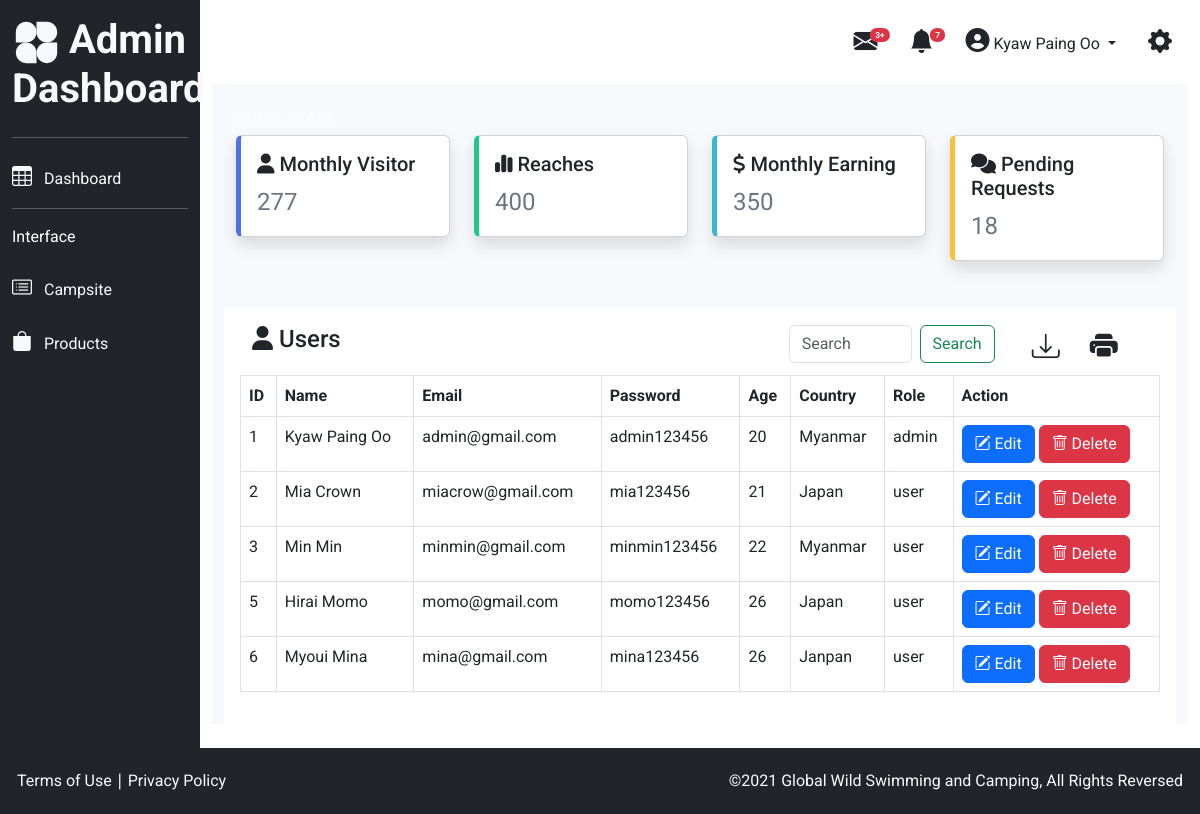
Screenshot of /admin_panel/dashboard.php (signed in) with the database file from the repository.
### tables this page shows
CREATE TABLE `user` (
  `id` int NOT NULL,
  `name` varchar(255) NOT NULL,
  `email` varchar(255) NOT NULL,
  `pass` varchar(255) NOT NULL,
  `age` int NOT NULL,
  `country` varchar(255) NOT NULL,
  `role` varchar(255) NOT NULL,
  `type` int NOT NULL DEFAULT '1'
);

### admin_panel/dashboard.php (the view, shortened to what this page needs)
<?php
    require_once('header.php');
    require_once('../db/dbconfig.php');
    $user = $pdo_conn->prepare("SELECT * FROM user ORDER BY  user.id ASC ");
    $user->execute();
    $user_result = $user->fetchAll();
?>
    <div class="container-fluid dashboard-bg f-400">
    <div class="container">
    <div class="row flex-column flex-lg-row py-4">
            <h2 class="h6 text text-white-50">QUICK STATS</h2>
            <div class="col-md-3">
                <div class="card border-left-primary shadow">
                    <div class="card-body">
                    <h3 class="card-tittle h5"><i class="fa-solid fa-user"></i> Monthly Visitor</h3>
                <span class="text-secondary fs-4">
                </span>
                </div>
                </div>
            </div>
          <div class="col-md-3">
            <div class="card border-left-success shadow">
                <div class="card-body">
                <h3 class="card-tittle h5"><i class="fa-solid fa-chart-simple"></i> Reaches</h3>
                <span class="text-secondary fs-4">
                   400
                </span>
            </div>
            </div>
        </div>
        <div class="col-md-3">
            <div class="card border-left-info shadow">
                <div class="card-body">
                <h3 class="card-tittle h5"><i class="fa-solid fa-dollar-sign"></i> Monthly Earning</h3>
                <span class="text-secondary fs-4">
                    350
                </span>
            </div>
            </div>
        </div>
        <div class="col-md-3">
            <div class="card border-left-warning shadow">
                <div class="card-body">
                <h3 class="card-tittle h5"><i class="fa-solid fa-comments"></i> Pending Requests</h3>
                <span class="text-secondary fs-4">
                    18
                </span>
            </div>
            </div>
        </div>
        </div>
    </div>
    <div class="container my-4">
            <div class="row bg-white p-3">
                <div class="col-md-7">
                <h4><i class="fa-solid fa-user"></i> Users</h4>
                </div>
                <div class="col-md-3">
                <form class="d-flex" role="search">
                    <input class="form-control me-2" type="search" placeholder="Search" aria-label="Search">
                    <button class="btn btn-outline-success" type="submit">Search</button>
                </form>
                </div>
                <div class="col-md-2">
                    <button class="btn pt-0">
                    <i class="bi bi-download fs-3"></i>
                    </button>
                    <button class="btn pt-0">
                    <i class="bi bi-printer-fill fs-3"></i>
                    </button>
                </div>
        <table class="table table-bordered table-responsive ">
            <tr>
            <th scope="col">ID</th>
            <th scope="col">Name</th>
            <th scope="col">Email</th>
            <th scope="col">Password</th>
            <th scope="col">Age</th>
            <th scope="col">Country</th>
            <th scope="col">Role</th>
            <th scope="col">Action</th>
            </tr>
            <?php
                if(!empty($user_result)){
                    foreach($user_result as $user_row){
            ?>
            <tr>
            <td><?php echo $user_row['id']; ?></td>
            <td><?php echo $user_row['name']; ?></td>
            <td><?php echo $user_row['email']; ?></td>
            <td><?php echo $user_row['pass']; ?></td>
            <td><?php echo $user_row['age']; ?></td>
            <td><?php echo $user_row['country']; ?></td>
            <td><?php echo $user_row['role']; ?></td>
            <td><a href="edit.php?id=<?php echo $user_row['id'] ?>" class="btn btn-primary"><i class="bi bi-pencil-square"></i> Edit</a>
            <a href="delete.php?id=<?php echo $user_row['id'] ?>" class="btn btn-danger"><i class="bi bi-trash"></i> Delete</a>
            </td>
            </tr>
            <?php
                    }
                }
            ?>
        </table>
        </div>
    </div>
    </div>
<?php
    require_once('footer.php');
?>

### css/style.css (style rules this page uses)
body { font-family: "Roboto", sans-serif; }
.f-400 { font-family: "Roboto", sans-serif !important; font-weight: 400; }
.border-left-primary { border-left: 5px solid #4e73df !important; }
.border-left-success { border-left: 5px solid #1cc88a !important; }
.border-left-info { border-left: 5px solid #36b9cc !important; }
.border-left-warning { border-left: 5px solid #f6c23e !important; }
.dashboard-bg { background-color: #f8f9fc; }

### rows the page displays
user: id "1", name "Kyaw Paing Oo", email "admin@gmail.com", pass "admin123456", age "20", country "Myanmar", role "admin"
user: id "2", name "Mia Crown", email "miacrow@gmail.com", pass "mia123456", age "21", country "Japan", role "user"
user: id "3", name "Min Min", email "minmin@gmail.com", pass "minmin123456", age "22", country "Myanmar", role "user"
user: id "5", name "Hirai Momo", email "momo@gmail.com", pass "momo123456", age "26", country "Japan", role "user"
user: id "6", name "Myoui Mina", email "mina@gmail.com", pass "mina123456", age "26", country "Janpan", role "user"

### other values shown
$_SESSION['name'] "Kyaw Paing Oo"
$count "277"
